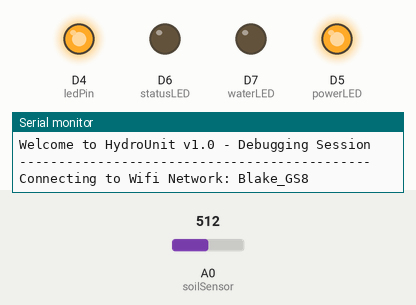
The sketch below on a simulated ESP8266 (NodeMCU). Parts: output pins drawn as LEDs (lit = HIGH), the last lines printed to the serial monitor. The inputs (shaded band) are chosen by the test bench; at power-on: A0 (soilSensor) = 512. WiFi joins after 1.5 s; servers stay silent unless stated; no MQTT or app messages arrive unless stated.

Above: at 0.1 s.
At 1.8 s:
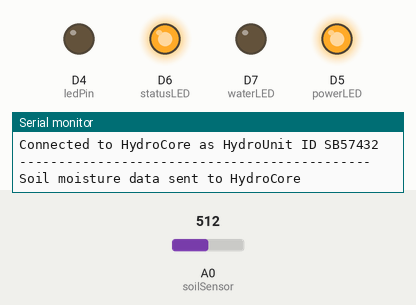
Timing chart, 0 to 3.3 s (numbered marks = the images above):
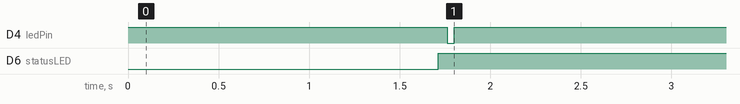

Measured:
- by itself, D4 (ledPin): HIGH → LOW at 1.8 s, → HIGH 0.04 s later
- by itself, D6 (statusLED): LOW → HIGH at 1.7 s

The sketch:

HydroUnit_Standard.ino
```cpp
// (licence header left out)
// Import libraries
#include <ESP8266WiFi.h>          // Enables the ESP8266 to connect to the local network (via WiFi)
#include <PubSubClient.h>         // Library for connection and data transmission to MQTT Server

// Pins and settings
const int ledPin = D4;            // Built-in LED in the Arduino for troubleshooting
const int soilSensor = A0;        // External soil sensor for taking measurements
int soilValue;                    // Variable to store readings from the soil sensor
const int powerLED = D5;          // Red power indicator LED
const int statusLED = D6;         // Green transmission status LED
const int waterLED = D7;          // Blue irrigation indicator LED
bool mqttConnected = false;       // Connection status to HydroCore
int ledState = LOW;               // Whether the connection LED is on or off
unsigned long previousMillis = 0; // Store the last time the LED was on

// WiFi credidentials
const char* ssid = "Blake_GS8";
const char* wifi_password = "Blue67@@";

// MQTT server details to connect to HydroCore
const char* mqtt_server = "hydrosoilmainunit.local";
const char* mqtt_topic = "HydroSoil Data";
const char* mqtt_username = "SoilMeasurer";
const char* mqtt_password = "HydroSoil123";
const char* clientID = "SB57432";

// Initialise the WiFi and MQTT Client objects
WiFiClient wifiClient;
PubSubClient client(mqtt_server, 1883, wifiClient); // 1883 is the listener port for the Broker

void setup() {
  pinMode(ledPin, OUTPUT);
  pinMode(powerLED, OUTPUT);
  pinMode(statusLED, OUTPUT);
  pinMode(waterLED, OUTPUT);
  pinMode(soilSensor, INPUT);

  // Switch the on-board LED off to start with, and the power indicator LED
  digitalWrite(ledPin, HIGH);
  digitalWrite(powerLED, HIGH);

  // Begin Serial at 9600 baud and print debugging info
  Serial.begin(9600);
  Serial.println("Welcome to HydroUnit v1.0 - Debugging Session");
  Serial.println("---------------------------------------------");
  Serial.print("Connecting to Wifi Network: ");
  Serial.println(ssid);

  // Connect to the WiFi
  WiFi.begin(ssid, wifi_password);

  // Wait until the connection has been confirmed
  while (WiFi.status() != WL_CONNECTED) {
    delay(500);
  }

  // Debugging - Output the IP Address of the HydroUnit
  Serial.println("WiFi connected successfully");
  Serial.print("HydroUnit IP address: ");
  Serial.println(WiFi.localIP());
  Serial.println("---------------------------------------------");
}

void loop() {
  // Establish connection to MQTT Broker
  Serial.println("Connecting to HydroCore MQTT Server");
  while (mqttConnected == false){
    if (client.connect(clientID, mqtt_username, mqtt_password)) {
      Serial.print("Connected to HydroCore as HydroUnit ID ");
      Serial.println(String(clientID));
      mqttConnected == true;
      break;
    }
    else {
      Serial.println("Connection to HydroCore failed, trying again...");
    }

    if (millis() - previousMillis >= 1000){ // For blinking the status LED
      if (ledState == LOW){
        digitalWrite(statusLED, HIGH);
        ledState = HIGH;
      } else {
        digitalWrite(statusLED, LOW);
        ledState = LOW;
      }
      previousMillis = millis();
    }
  }
  digitalWrite(statusLED, HIGH); // Turn status LED solid on
  Serial.println("---------------------------------------------");

  while (true) {
    soilValue = analogRead(soilSensor);
    soilValue = soilValue / 8.42;
    digitalWrite(ledPin, LOW);
    String payload = "00000" + String(clientID) + ": " + String(soilValue);

    // Publish soil value to the MQTT Broker
    if (client.publish(mqtt_topic, (char*) payload.c_str())) {
      Serial.println("Soil moisture data sent to HydroCore");
    }
    else {
      Serial.println("Soil moisture data failed to send. Connection to HydroCore may have been terminated. Restarting code...");
      ESP.restart();
    }
    digitalWrite(ledPin, HIGH);
    delay(1000);
  }
}
```
